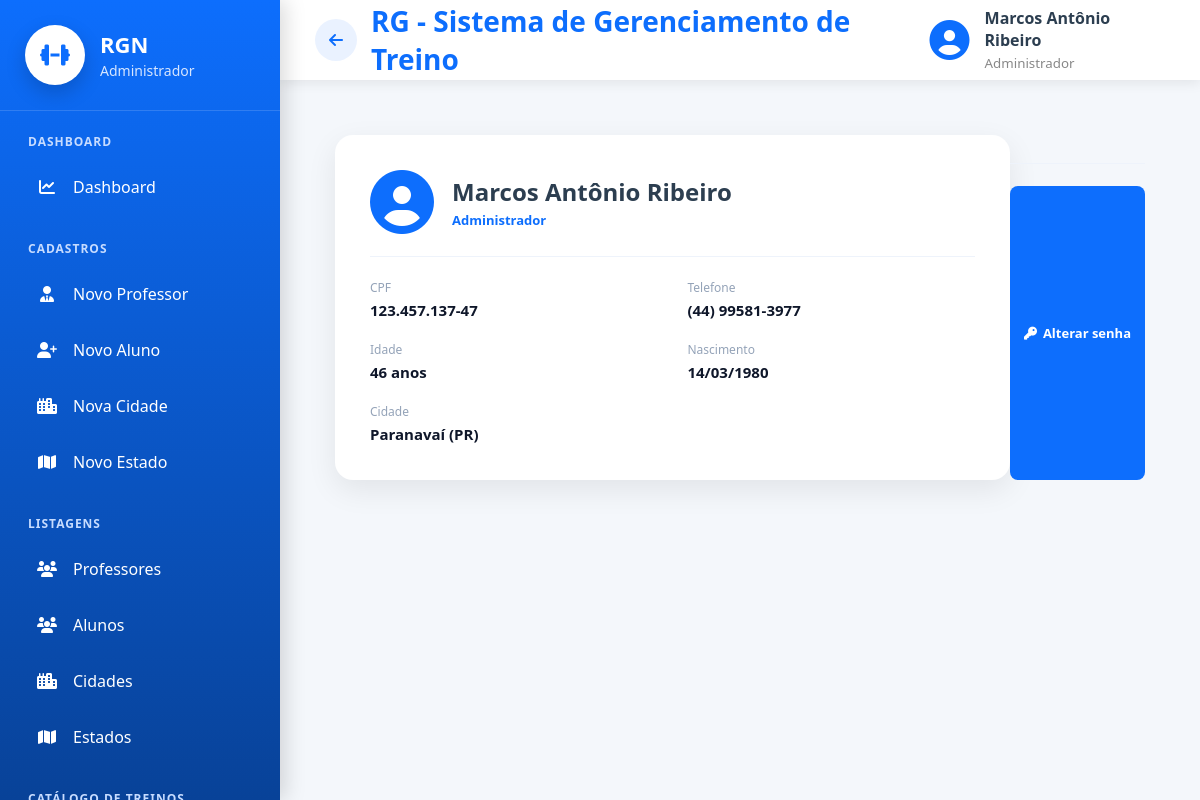
Screenshot of /cadastros/meu-perfil/ (signed in) with the database file from the repository.
### cadastros/models.py (models this page shows, shortened)
class Auditoria(models.Model):
    cadastrado_em = models.DateTimeField(auto_now_add=True, verbose_name="Cadastrado em")
    atualizado_em = models.DateTimeField(auto_now=True, verbose_name="Atualizado em")
    class Meta:
        abstract = True

class Pessoa(Auditoria):
    TIPO_CHOICES = [
        ('ALUNO', 'Aluno'),
        ('PROFESSOR', 'Professor'),
        ('ADMINISTRADOR', 'Administrador')
    ]
    SEXO_CHOICES = [
        ('M', 'Masculino'),
        ('F', 'Feminino'),
        ('O', 'Outro'),
    ]
    NIVEL_CHOICES = [
        (1, 'Iniciante'),
        (2, 'Intermediário'),
        (3, 'Avançado'),
    ]
    tipo = models.CharField(max_length=20, choices=TIPO_CHOICES, verbose_name="Tipo de Pessoa")
    nome = models.CharField(max_length=50, verbose_name="Nome")
    data_nascimento = models.DateField(verbose_name="Data de nascimento",null=True,blank=True,validators=[validar_data_nascimento],)
    cpf = models.CharField(max_length=11, unique=True, verbose_name="CPF")
    telefone = models.CharField(max_length=15, verbose_name="Telefone")
    objetivo = models.TextField(verbose_name="Objetivo", null=True, blank=True)
    sexo = models.CharField(max_length=20, choices=SEXO_CHOICES, verbose_name="Sexo", null=True, blank=True)
    nivel = models.IntegerField(choices=NIVEL_CHOICES, verbose_name="Nível", null=True, blank=True)
    cidade = models.ForeignKey(Cidade, on_delete=models.PROTECT)
    professor = models.ForeignKey("self", on_delete=models.PROTECT, related_name="alunos", limit_choices_to={"tipo": "PROFESSOR"}, null=True, blank=True)
    usuario = models.OneToOneField("auth.User", on_delete=models.CASCADE, related_name="pessoa_usuario")
    precisa_trocar_senha = models.BooleanField(default=False, verbose_name="Precisa trocar a senha")
    @property
    def idade(self):
        if not self.data_nascimento:
            return None
        hoje = timezone.localdate()
        ja_fez_aniversario = (hoje.month, hoje.day) >= (
            self.data_nascimento.month, self.data_nascimento.day
        )
        return hoje.year - self.data_nascimento.year - (0 if ja_fez_aniversario else 1)
    @property
    def cpf_formatado(self):
        c = self.cpf or ''
        if len(c) != 11:
            return c
        return f"{c[:3]}.{c[3:6]}.{c[6:9]}-{c[9:]}"
    @property
    def telefone_formatado(self):
        t = ''.join(ch for ch in (self.telefone or '') if ch.isdigit())
        if len(t) == 11:
            return f"({t[:2]}) {t[2:7]}-{t[7:]}"
        if len(t) == 10:
            return f"({t[:2]}) {t[2:6]}-{t[6:]}"
        return self.telefone or ''

class Cidade(Auditoria):
    nome = models.CharField(max_length=50, verbose_name="Nome da Cidade")
    estado = models.ForeignKey(Estado, on_delete=models.PROTECT)
    def __str__(self):
        return "{} ({})".format(self.nome, self.estado.sigla)

class Estado(Auditoria):
    nome = models.CharField(max_length=50, verbose_name="Nome do Estado")
    sigla = models.CharField(max_length=2, verbose_name="Sigla")

### cadastros/views.py (the view)
# urls.py: path('meu-perfil/', MeuPerfilView.as_view(), name='meu-perfil'),
class MeuPerfilView(LoginRequiredMixin, TemplateView):
    template_name = 'cadastros/meu_perfil.html'

### cadastros/templates/cadastros/meu_perfil.html (shortened to what this page needs)
{% extends 'modelo.html' %}
{% load static %}
{% block css %}
<link rel="stylesheet" href="{% static 'css/paginas/modelo.css' %}">
<link rel="stylesheet" href="{% static 'css/cadastros/meu_perfil.css' %}">
{% endblock %}
{% block main %}
{% with p=request.user.pessoa_usuario %}
<div class="perfil-page">
    <div class="perfil-card">
        <div class="perfil-topo">
            <i class="fas fa-circle-user"></i>
            <div>
                <h2>{{ p.nome }}</h2>
                <span>{{ p.get_tipo_display }}</span>
            </div>
        </div>
        <div class="perfil-grid">
            <div>
                <span>CPF</span>
                <strong>{{ p.cpf_formatado }}</strong>
            </div>
            <div>
                <span>Telefone</span>
                <strong>{{ p.telefone_formatado }}</strong>
            </div>
            <div>
                <span>Idade</span>
                <strong>
                    {% if p.idade is not None %}
                    {{ p.idade }} anos
                    {% else %}
                    -
                    {% endif %}
                </strong>
            </div>
            <div>
                <span>Nascimento</span>
                <strong>{{ p.data_nascimento|date:"d/m/Y"|default:"-" }}</strong>
            </div>
            <div>
                <span>Cidade</span>
                <strong>{{ p.cidade|default:"-" }}</strong>
            </div>
        </div>
    </div>
    <div class="perfil-acoes">
        <a href="{% url 'alterar-senha' %}" class="btn-perfil">
            <i class="fas fa-key"></i>
            Alterar senha
        </a>
    </div>
</div>
{% endwith %}
{% endblock %}

### paginas/templates/modelo.html (shortened to what this page needs)
{% load static %}
<!DOCTYPE html>
<html lang="pt-br">
<head>
    <link rel="stylesheet" href="{% static 'css/paginas/modelo.css' %}">
    <link rel="stylesheet" href="{% static 'css/paginas/menu.css' %}">
    <link rel="stylesheet" href="{% static 'css/paginas/dashboard/dashboard_admin.css' %}">
    <link rel="stylesheet" href="{% static 'css/paginas/dashboard/dashboard_aluno.css' %}">
    <link rel="stylesheet" href="{% static 'css/paginas/dashboard/dashboard_professor.css' %}">
    <link rel="stylesheet" href="https://cdnjs.cloudflare.com/ajax/libs/font-awesome/6.7.2/css/all.min.css">
    <link rel="stylesheet" href="{% static 'css/global/ordenar_tabela.css' %}">
    <link rel="stylesheet" href="{% static 'css/global/acoes_dropdown.css' %}">
    <link rel="stylesheet" href="{% static 'css/global/kpi_cards.css' %}">
    {% block css %}
    {% endblock %}
</head>
<body>
    <div class="layout">
        {% if request.user.is_authenticated %}
        {% if is_admin %}
        {% include 'menus/menu_admin.html' %}
        {% elif is_professor %}
        {% include 'menus/menu_professor.html' %}
        {% elif is_aluno %}
        {% include 'menus/menu_aluno.html' %}
        {% endif %}
        {% endif %}
        <div class="main-area">
            <header class="topbar">
                <div class="titulo">
                    {% if request.user.is_authenticated %}
                    {% if request.resolver_match.url_name != 'inicio' %}
                    <a href="{% url 'inicio' %}" id="btn-voltar" class="btn-voltar-topo" title="Voltar">
                        <i class="fas fa-arrow-left"></i>
                    </a>
                    {% endif %}
                    {% endif %}
                    <h2>
                        {% block titulo %}
                        RG - Sistema de Gerenciamento de Treino
                        {% endblock %}
                    </h2>
                </div>
                {% if request.user.is_authenticated %}
                <div class="usuario">
                    <i class="fas fa-circle-user"></i>
                    <div>
                        <strong>
                            {{ request.user.pessoa_usuario.nome }}
                        </strong>
                        <small>
                            {% if is_admin %}
                            Administrador
                            {% elif is_professor %}
                            Professor
                            {% elif is_aluno %}
                            Aluno
                            {% endif %}
                        </small>
                    </div>
                </div>
                {% endif %}
            </header>
            <main class="conteudo">
                {% block main %}
                {% endblock %}
            </main>
        </div>
    </div>
</body>
</html>

### static/css/paginas/modelo.css (style rules this page uses)
* { margin:0; padding:0; box-sizing:border-box; font-family:"Segoe UI",sans-serif; }
body { background:#f4f7fb; color:#2c3e50; }
.layout { display:flex; min-height:100vh; }
.main-area { margin-left:280px; width:calc(100% - 280px); display:flex; flex-direction:column; }
.topbar { height:80px; background:white; display:flex; justify-content:space-between; align-items:center; padding:0 35px; box-shadow:0 3px 12px rgba(0,0,0,.08); }
.titulo h2 { color:#0d6efd; font-size:28px; }
.usuario { display:flex; align-items:center; gap:15px; }
.usuario i { font-size:40px; color:#0d6efd; }
.usuario strong { display:block; font-size:16px; }
.usuario small { color:#888; }
.conteudo { flex:1; padding:35px; }
.titulo { display:flex; align-items:center; gap:14px; }
.btn-voltar-topo { width:42px; height:42px; display:flex; align-items:center; justify-content:center; flex-shrink:0; border-radius:50%; background:#eaf2ff; color:#0d6efd; text-decoration:none; font-size:16px; transition:.2s; }

### static/css/paginas/dashboard/dashboard_admin.css (style rules this page uses)
* { margin:0; padding:0; box-sizing:border-box; }

### static/css/cadastros/meu_perfil.css (style rules this page uses)
.perfil-page { display:flex; justify-content:center; padding:20px; }
.perfil-card { background:white; width:100%; max-width:680px; border-radius:18px; padding:35px; box-shadow:0 10px 30px rgba(0,0,0,.08); }
.perfil-topo { display:flex; align-items:center; gap:18px; padding-bottom:22px; margin-bottom:22px; border-bottom:1px solid #eef3fb; }
.perfil-topo i { font-size:64px; color:#0d6efd; }
.perfil-topo h2 { color:#2c3e50; font-size:24px; }
.perfil-topo span { color:#0d6efd; font-size:13px; font-weight:600; }
.perfil-grid { display:grid; grid-template-columns:repeat(2, 1fr); gap:20px 30px; }
.perfil-grid span { display:block; color:#94a3b8; font-size:12px; margin-bottom:3px; }
.perfil-grid strong { color:#0f172a; font-size:15px; }
.perfil-acoes { display:flex; flex-wrap:wrap; justify-content:flex-end; gap:10px; margin-top:28px; padding-top:22px; border-top:1px solid #eef3fb; }
.btn-perfil { display:inline-flex; align-items:center; gap:6px; background:#0d6efd; color:white; text-decoration:none; padding:8px 14px; border-radius:8px; font-size:13px; font-weight:600; white-space:nowrap; transition:.2s; }

### rows the page displays
Pessoa: nome "Marcos Antônio Ribeiro", tipo "Administrador", cpf_formatado "123.457.137-47", telefone_formatado "(44) 99581-3977", idade "46", data_nascimento "14/03/1980", cidade "Paranavaí (PR)"

### other values shown
{{ request.user.pessoa_usuario.nome }} "Marcos Antônio Ribeiro"
